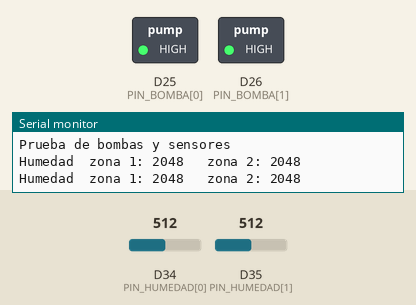
The sketch below on a simulated Arduino Due. Shown: switched loads named in the sketch (green lamp = pin HIGH), the last lines printed to the serial monitor. Inputs (shaded band) come from the test bench; at power-on: D34 (PIN_HUMEDAD[0]) = 512, D35 (PIN_HUMEDAD[1]) = 512 (analog values on the 0–1023 scale).

Above: at 2.8 s.
2.9 s: D34 (PIN_HUMEDAD[0]) set to 257
4.4 s: D34 (PIN_HUMEDAD[0]) set to 237
7.5 s: D35 (PIN_HUMEDAD[1]) set to 257
At 11.2 s:
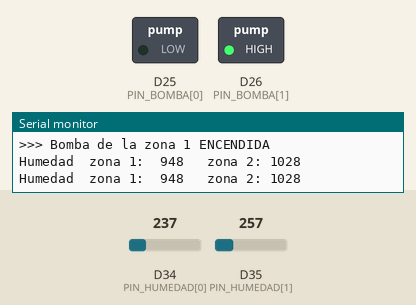
11.5 s: D35 (PIN_HUMEDAD[1]) set to 236
At 25.4 s:
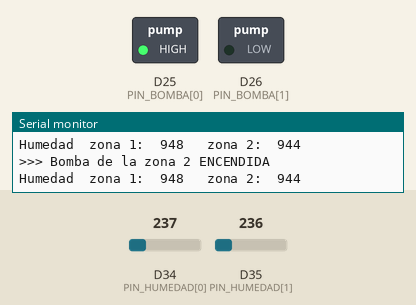
Timing chart, 0 to 56.5 s (numbered marks = the images above; inputs shaded):
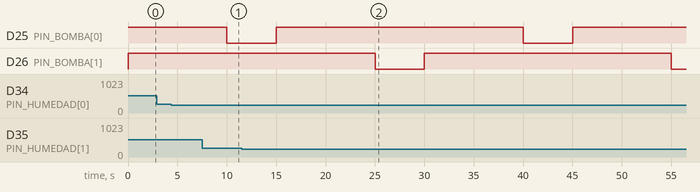

Measured:
- the behaviour switches between 250 and 249 on D35 (PIN_HUMEDAD[1]) (found by bisection; images 1 and 2)

The sketch:

prueba_bomba.ino
```cpp
// =====================================================================
// U Farm - PRUEBA DE BOMBAS Y SENSORES (sin internet)
// Úsenlo antes que controlador_riego.ino para revisar las conexiones.
//
// Qué hace:
//   - Enciende la bomba de la zona 1 durante 5 s, espera 10 s,
//     luego la de la zona 2, y repite.
//   - Cada segundo muestra en el Monitor Serie (115200 baudios) la
//     lectura de los dos sensores de humedad.
//
// Calibrar los sensores:
//   1. Con el sensor al aire, anoten el número que aparece: es LECTURA_SECO.
//   2. Con el sensor en un vaso de agua (solo hasta la línea): LECTURA_MOJADO.
//   3. Pongan esos números en controlador_riego.ino.
//
// Medir el caudal: pongan la boquilla dentro de una taza medidora,
// dejen la bomba los 5 s y multipliquen los mililitros por 12:
// eso son mL por minuto (divídanlo entre 1000 para L/min).
//
// Si las bombas se prenden al revés (encendidas cuando deberían estar
// apagadas), cambien RELE_ACTIVO_EN_BAJO a false.
// Nunca dejen una bomba encendida fuera del agua.
// =====================================================================

const bool RELE_ACTIVO_EN_BAJO = true;
const int PIN_BOMBA[]   = {25, 26};
const int PIN_HUMEDAD[] = {34, 35};
const unsigned long ENCENDIDA_MS = 5000;
const unsigned long PAUSA_MS = 10000;

void ponerBomba(int i, bool encendida) {
  bool nivel = RELE_ACTIVO_EN_BAJO ? !encendida : encendida;
  digitalWrite(PIN_BOMBA[i], nivel ? HIGH : LOW);
}

void setup() {
  Serial.begin(115200);
  for (int i = 0; i < 2; i++) {
    pinMode(PIN_BOMBA[i], OUTPUT);
    ponerBomba(i, false);
  }
  analogReadResolution(12);
  Serial.println("Prueba de bombas y sensores");
}

void loop() {
  static int zona = 0;
  static bool encendida = false;
  static unsigned long cambio = 0, tLectura = 0;
  unsigned long ahora = millis();

  if (!encendida && ahora - cambio >= PAUSA_MS) {
    ponerBomba(zona, true);
    encendida = true;
    cambio = ahora;
    Serial.printf(">>> Bomba de la zona %d ENCENDIDA\n", zona + 1);
  } else if (encendida && ahora - cambio >= ENCENDIDA_MS) {
    ponerBomba(zona, false);
    encendida = false;
    cambio = ahora;
    Serial.printf(">>> Bomba de la zona %d apagada\n", zona + 1);
    zona = (zona + 1) % 2;
  }

  if (ahora - tLectura >= 1000) {
    tLectura = ahora;
    Serial.printf("Humedad  zona 1: %4d   zona 2: %4d\n",
                  analogRead(PIN_HUMEDAD[0]), analogRead(PIN_HUMEDAD[1]));
  }
  delay(10);
}
```
